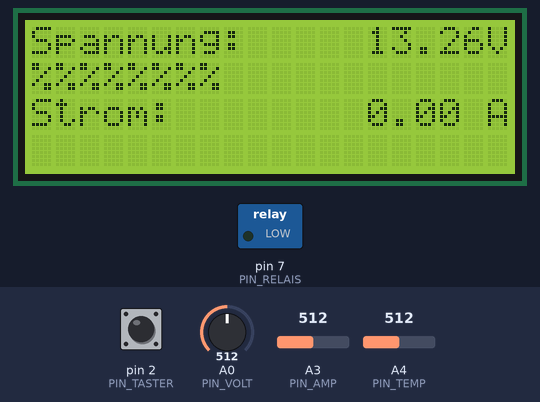
The sketch below on a simulated Arduino Uno, built with avr-gcc and run on an emulated ATmega328P. On the bench: 20×4 character LCD, switched loads named in the sketch (green lamp = pin HIGH). The test bench sets the inputs (shaded band); at power-on: A0 (PIN_VOLT) = 512, pin 2 (PIN_TASTER) HIGH, A3 (PIN_AMP) = 512, A4 (PIN_TEMP) = 512. What the sketch prints to the serial monitor is not drawn.

Above: at 4.3 s.
4.4 s: A0 (PIN_VOLT) set to 716
At 5.3 s:
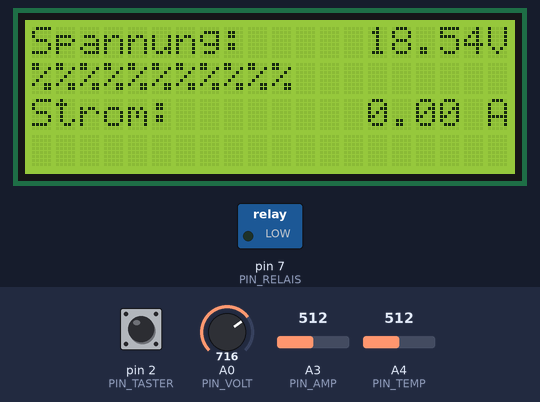
5.9 s: pin 2 (PIN_TASTER) pulled LOW for 0.15 s
At 6.14 s:
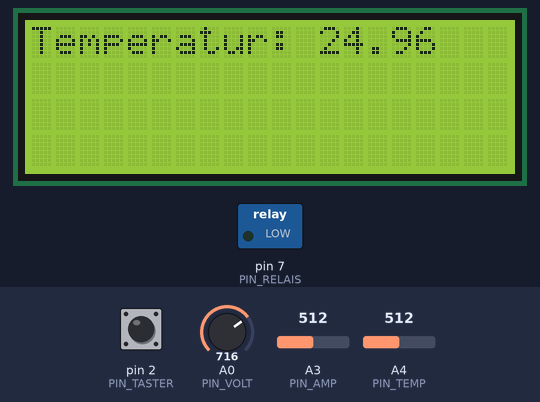
7.7 s: A0 (PIN_VOLT) set to 900
At 8.9 s:
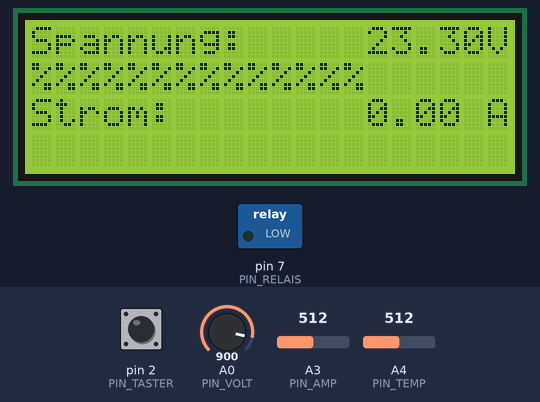
9.2 s: A0 (PIN_VOLT) set to 1023
At 10.4 s:
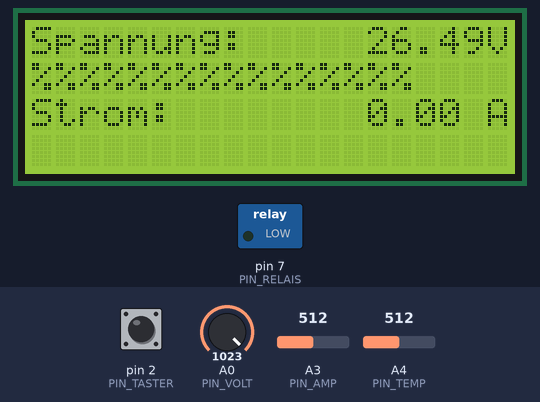
10.7 s: A0 (PIN_VOLT) set to 306
At 11.1 s:
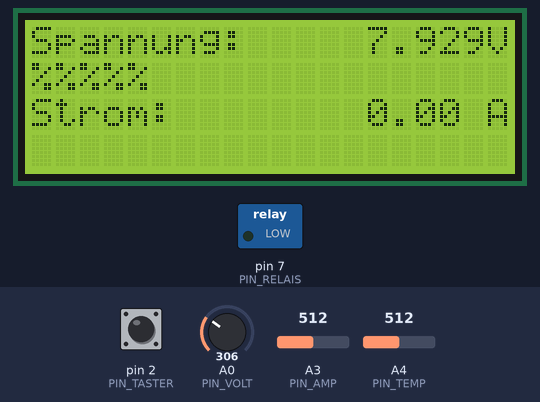
12.2 s: A0 (PIN_VOLT) set to 122
At 13.3 s:
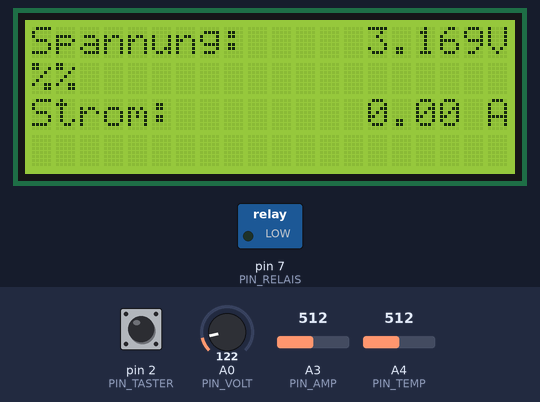
Timing chart, 0 to 14.7 s (numbered marks = the images above; inputs shaded):
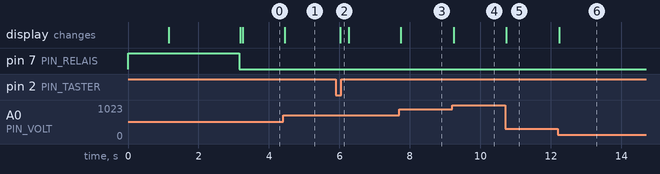

Measured:
- after the input at 4.4 s, the display: changes at once (image 1)
- after the input at 5.9 s, the display: changes after 0.12 s (image 2)
- after the input at 7.7 s, the display: changes after 0.05 s (image 3)
- after the input at 9.2 s, the display: changes after 0.05 s (image 4)
- after the input at 10.7 s, the display: changes at once (image 5)
- after the input at 12.2 s, the display: changes at once (image 6)

The sketch:

Fuchsnetzteil.ino
```cpp
#define BOUNCE_LOCK_OUT
#include <Wire.h>
#include <LiquidCrystal_I2C.h>
#include <Bounce2.h>

#define DISPLAY_UPDATE_MS 100
#define PIN_TASTER 2
#define PIN_RELAIS 7
#define PIN_VOLT A0
#define PIN_AMP A3
#define PIN_TEMP A4
#define THERMISTOR_SPANNUNGSTEILER_RES 10000
#define THERMISTOR_NOMINALWERT 10000
#define THERMISTOR_NOMINALTEMP 25
#define THERMISTOR_B_KOEFFIZIENT 3950

LiquidCrystal_I2C lcd(0x27, 2, 1, 0, 4, 5, 6, 7, 3, POSITIVE);

Bounce Taster;

byte smiley[8] = {
B00000,
B01010,
B01010,
B00000,
B11111,
B10001,
B01110,
B00000
};

byte fox[8] = {
B10001,
B11011,
B11111,
B10101,
B11011,
B01010,
B00100,
B00000
};

char a = 0;
char b = 1;

void setup() {


  pinMode(PIN_TASTER, INPUT_PULLUP);
  pinMode(PIN_RELAIS, OUTPUT);
  pinMode(PIN_VOLT, INPUT);
  pinMode(PIN_AMP, INPUT);
  pinMode(PIN_TEMP, INPUT);

  digitalWrite(PIN_RELAIS,HIGH);

  Taster.attach(PIN_TASTER);
  Taster.interval(30);

  lcd.begin(20,4);
  lcd.backlight();

  lcd.clear();
  lcd.createChar(a, smiley);
  lcd.createChar(b, fox);
  lcd.setCursor(0,0);

  lcd.clear();
  lcd.setCursor(0,0);
  lcd.write(b);
  lcd.print("DC Labor Netzteil");
  lcd.write(b);
  lcd.setCursor(0,1);
  lcd.print("Spannung:  0V - 30V");
  lcd.setCursor(0,2);
  lcd.print("Strom:     0mA - 3A");
  delay(1000);
  lcd.setCursor(0,3);
  lcd.write(b);
  lcd.print(">>Von ReinekeWF<<");
  lcd.write(b);
  delay(2000);

  digitalWrite(PIN_RELAIS,LOW);
  lcd.clear();


  display_init_va();

  Serial.begin(115200);
  Serial.println("Hi. Setup Fertig.");

}

void display_temp(float temp_c) {
  lcd.setCursor(12, 0);
  lcd.print(temp_c);
}

void display_init_va() {
  lcd.clear();

  lcd.setCursor(0,0);
  lcd.print("Spannung:");

  lcd.setCursor(19,0);
  lcd.print("V");

  lcd.setCursor(0,2);
  lcd.print("Strom:");

  lcd.setCursor(19,2);
  lcd.print("A");

}

void display_init_temp(){
  lcd.clear();
  lcd.setCursor(0,0);
  lcd.print("Temperatur: ");
}

void display_va(float spannung_v, float strom_a) {
  int l = 0;
  lcd.setCursor(0,1);
  for (; l <= ((spannung_v / 35) * 20); l++){
     lcd.setCursor(l,1);
     lcd.print("%");
  }
  for(; l <= 20; l++){
    lcd.print(" ");
  }

  lcd.setCursor(14,0);
  lcd.print(spannung_v);

  lcd.setCursor(14,2);
  lcd.print(strom_a);
}

float adc_temp, adc_spannung, adc_strom;
float temp_c, spannung_v, strom_a;
unsigned long updated_ms, current_ms;

void loop() {
  // Messungen nehmen
  Taster.update();
  static bool taster_zustand = false;
  adc_temp = analogRead(PIN_TEMP);
  adc_spannung = analogRead(PIN_VOLT);
  adc_strom = analogRead(PIN_AMP);

  // Werte berechnen
  temp_c = 1023 / adc_temp -1;
  temp_c = THERMISTOR_SPANNUNGSTEILER_RES / temp_c;
  temp_c = temp_c / THERMISTOR_NOMINALWERT; // (R/Ro)
  temp_c = log(temp_c); // ln(R/Ro)
  temp_c /= THERMISTOR_B_KOEFFIZIENT; // 1/B * ln(R/Ro)
  temp_c += 1.0 / (THERMISTOR_NOMINALTEMP + 273.15); // + (1/To)
  temp_c = 1.0 / temp_c; // Kehrwert
  temp_c -= 273.15; // Celsiusieren

  spannung_v = (adc_spannung / 1024) * 33 * 0.8035;

  strom_a = (adc_strom - 512) * 0.3 * 0.25;
  if(strom_a < 0)
    strom_a = 0;

  // Display aktualisieren und Serielle ausgabe
  current_ms = millis();
  if(updated_ms == current_ms)
     return;
  updated_ms = current_ms;

  if(!(updated_ms % DISPLAY_UPDATE_MS)) { // Display nur alle 100ms updaten

    if(Taster.read(  ) != taster_zustand){
      taster_zustand = Taster.read(); // kleine race condition welche wir mal gepflegt ignorieren
      if(!taster_zustand){
        display_init_temp();
      }else{
        display_init_va();
      }
    }

    if(!taster_zustand) { // Temperatur anzeigen, während der Taster gedrückt wird
      display_temp(temp_c);
    } else {
      display_va(spannung_v, strom_a);
    }
  Serial.print("Voltage/");
  Serial.print(spannung_v);
  Serial.print("/Current/");
  Serial.print(strom_a);
  Serial.print("/Temparature/");
  Serial.print(temp_c);
  Serial.print("/Fan/");
  Serial.println(digitalRead(PIN_RELAIS));
  }
}
```
